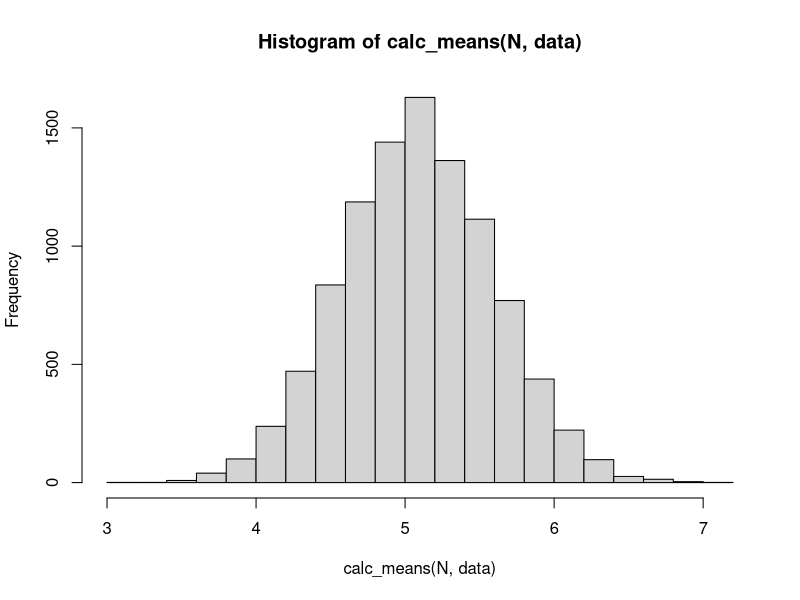
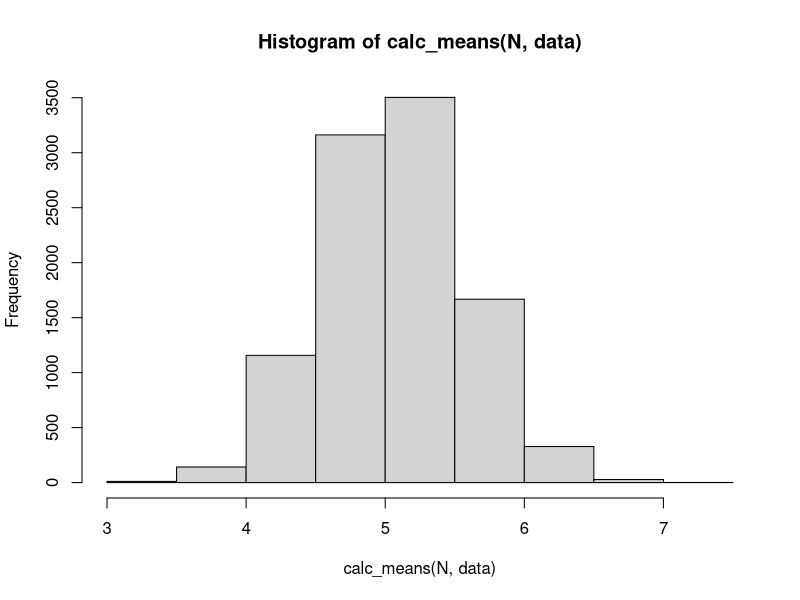
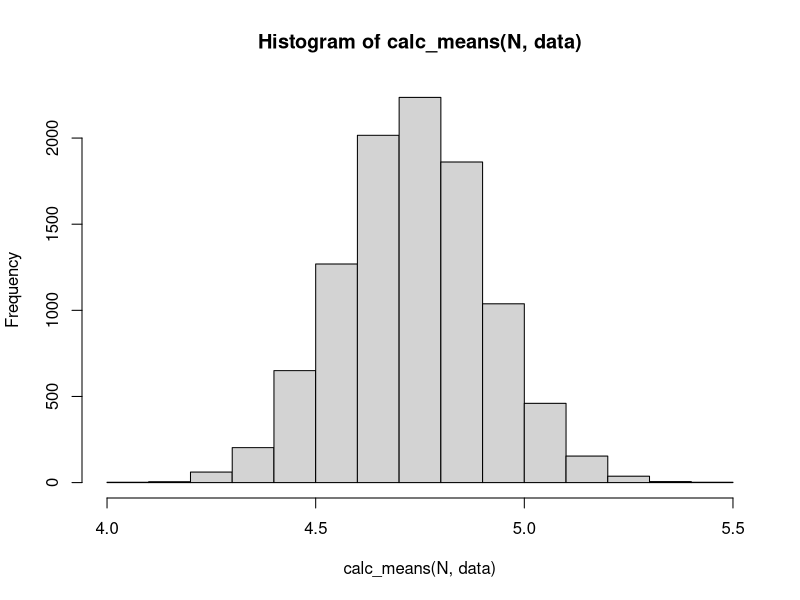
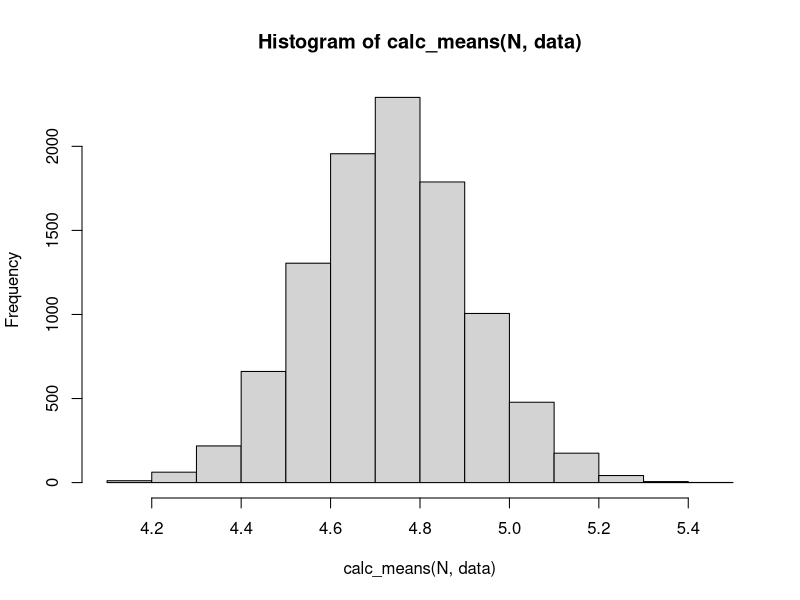
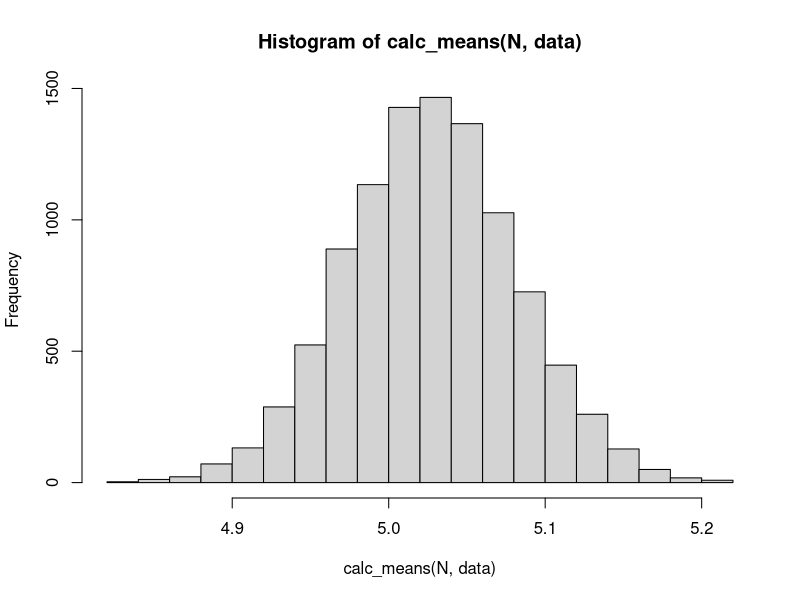
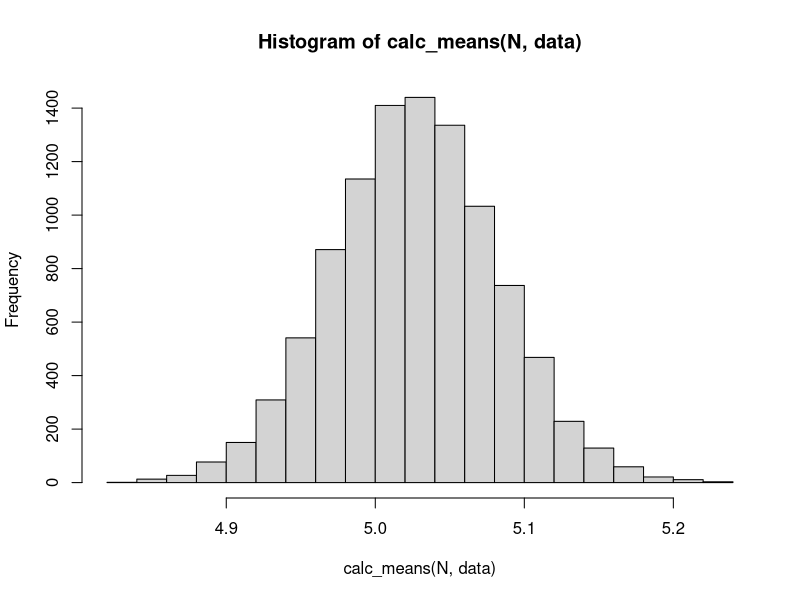

Write R code to recreate these figures, in order. (Note: this script raises an error after producing the figures.)
## ---- chunk 1
create_sample = function(n) {
  return(rnorm(n = n, mean = 5, sd = 3))
}
head(create_sample(30))
## ---- chunk 2
boot = 10000
N = 30
calc_means = function(n, data) {
  means = c()
  for(i in 1:boot) {
    new_sample = sample(x = data, size = N, replace=T)
    means[i] = mean(new_sample)
  }
  return(means)
}

data = create_sample(N)
print(mean(data))
hist(calc_means(N, data))
hist(calc_means(N, data))
## ---- chunk 3
N = 300
data = create_sample(N)
print(mean(data))
hist(calc_means(N, data))
hist(calc_means(N, data))
## ---- chunk 4
N = 3000
data = create_sample(N)
print(mean(data))
hist(calc_means(N, data))
hist(calc_means(N, data))
## ---- chunk 5
N = 300
lambda = 7
data = rexp(n = N, rate = lambda)
mean_list = c()
for(i in 1:boot) {
  mean_list[i] = mean(sample(x = data, size = N, replace = T))
}
print(paste("True mean =", round(1 / lambda, 3)))
quantile(mean_list, probs = c(0.025, 0.975))
## ---- chunk 6
extract_rows = function(data, rows) {
  result = c()
  for(row in rows) {
    result = append(result, data[row, ])
  }
  return(matrix(data = result, nrow = length(rows), ncol = length(data[1, ]), byrow = T))
}
## ---- chunk 7
N = 100
x1 = rnorm(n = N, mean = 10, sd = 1)
x2 = rnorm(n = N, mean = 3, sd = 2)
x_left = rnorm(n = N, mean = -2, 3)
eps = rnorm(n = N, mean = 0, sd = 1.5)
betas = c(3, 2, 1, 0)
y = betas[1] + betas[2] * x1 + betas[3] * x2 + betas[4] * x_left + eps
dataset = matrix(data = c(y, x1, x2, x_left), nrow = N, ncol = 4)
head(dataset)
coefs = c()
for(i in 1:boot) {
  bootstrapped_rows = sample(x = 1:N, size = N, replace = T)
  bootstrapped = extract_rows(dataset, bootstrapped_rows)
  model = glm(formula = bootstrapped[, 1] ~ bootstrapped[, 2] + bootstrapped[, 3] + bootstrapped[, 4])
  coefs = append(coefs, model$coefficients)
}

result = matrix(data = coefs, nrow = boot, ncol = 4, byrow = T)
quantile(result[, 1], probs = c(0.025, 0.975))
quantile(result[, 2], probs = c(0.025, 0.975))
quantile(result[, 3], probs = c(0.025, 0.975))
quantile(result[, 4], probs = c(0.025, 0.975))
## ---- chunk 8
sample1 = append(rnorm(N,mat,2), runif(N,2,3))
sample2 = sample1 + shift + rnorm(2*N)
alpha = 0.05
boot = 2000
acceptance = 0
for(i in 1:1000) {
  
}
